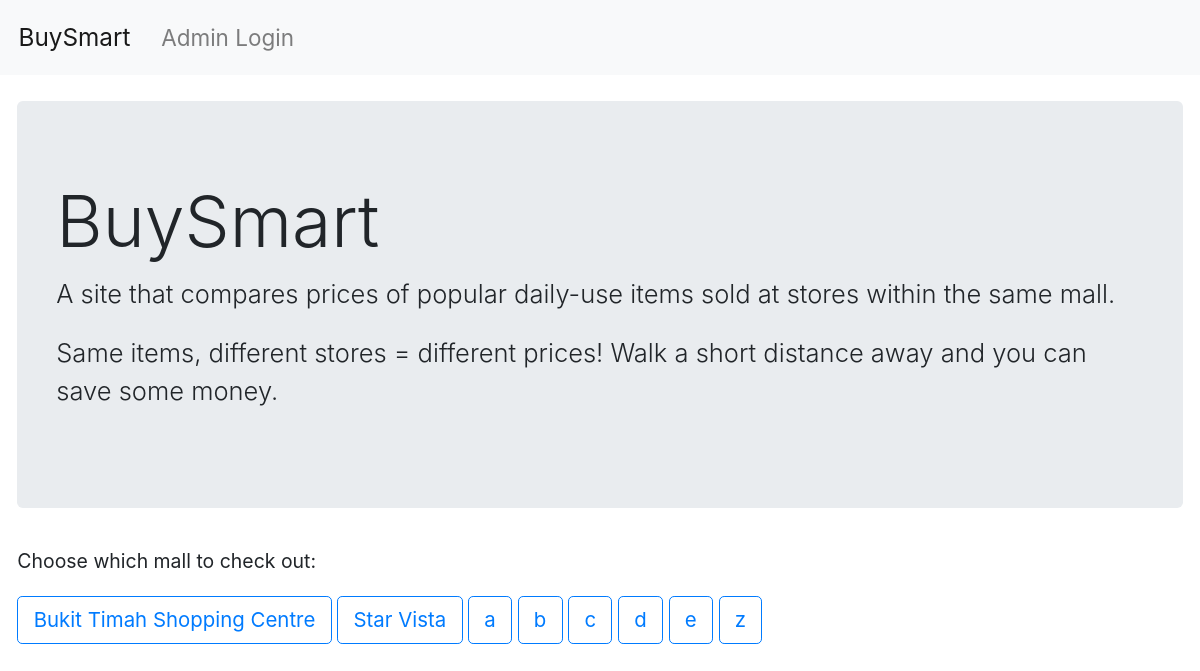
The app's page /, older data.
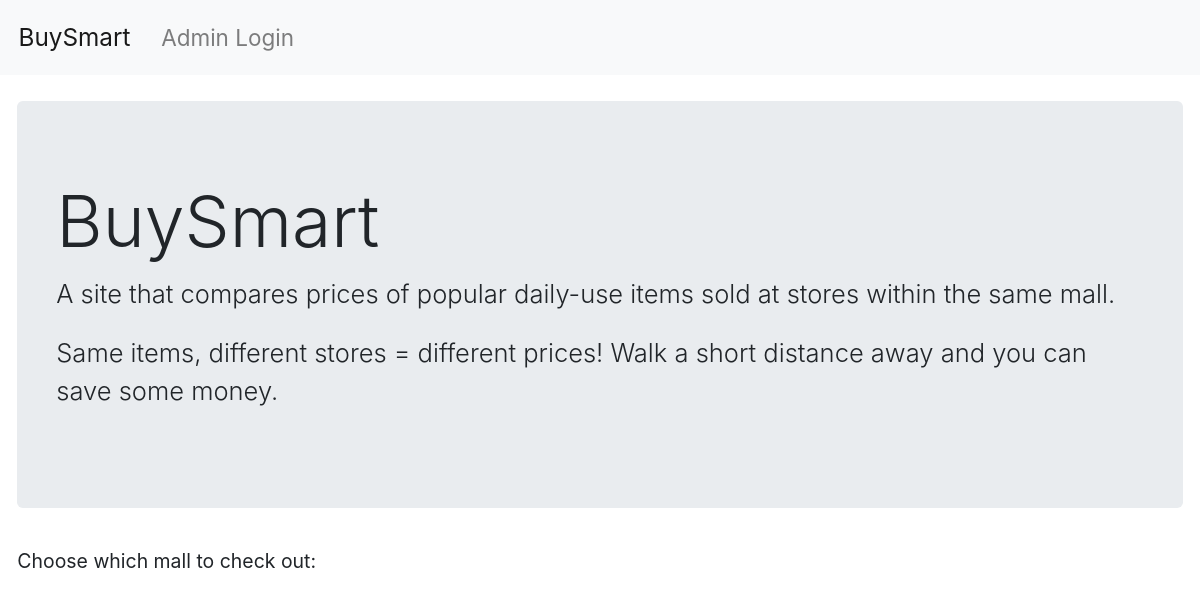
The same page, newer data.
### basic_app/models.py (models this page shows, shortened)
class Entry(models.Model):
    mall = models.CharField(max_length=256,default='')
    product_category = models.CharField(max_length=256,default='')
    product = models.CharField(max_length=256,default='')
    shop_name = models.CharField(max_length=256,default='')
    shop_address = models.CharField(max_length=256,default='',blank=True,null=True)
    price = models.FloatField(default='')
    created_at = models.DateField(auto_now_add=True)
    updated_at = models.DateField(auto_now=True)

### basic_app/views.py (the view)
# urls.py: path('',views.MallList,name='mall_list'),
def MallList(request):
    entries = models.Entry.objects.all()
    used = []
    for entry in entries:
        if entry.mall not in used:
            used.append(entry.mall)
    all_malls_pro_cats = []
    for mall in used:
        mall_entries = models.Entry.objects.filter(mall=mall)
        mall_pro_cats = []
        for entry in mall_entries:
            if entry.product_category not in mall_pro_cats:
                mall_pro_cats.append(entry.product_category)
        all_malls_pro_cats.append(mall_pro_cats)
    return render(request,'basic_app/mall_list.html',{'used':used,'all_malls_pro_cats':all_malls_pro_cats})

### templates/basic_app/mall_list.html (shortened to what this page needs)
{% extends 'basic_app/base.html' %}
{% load static %}
{% block css_block %}
<link rel="stylesheet" href="{% static 'css/zoom.css' %}">
{% endblock %}
{% block body_block %}
<div class="jumbotron">
  <h1 class="display-4">BuySmart</h1>
  <p class="lead">A site that compares prices of popular daily-use items sold at stores within the same mall.</p>
  <p class="lead">Same items, different stores = different prices!  Walk a short distance away and you can save some money.</p>
</div>
<p>Choose which mall to check out:<p>
{% for mall in used %}
<a class="btn btn-outline-primary" href="{% url 'pro_cat_list' mall=mall %}" role="button">{{mall}}</a>
{% endfor %}
{% endblock %}

Row changes from the older to the newer data that the page shows:
removed Entry: used "Bukit Timah Shopping Centre"
removed Entry: used "Star Vista"
Text that changed along with them:
list line gone: "a"
list line gone: "b"
list line gone: "c"
list line gone: "d"
list line gone: "e"
list line gone: "z"
